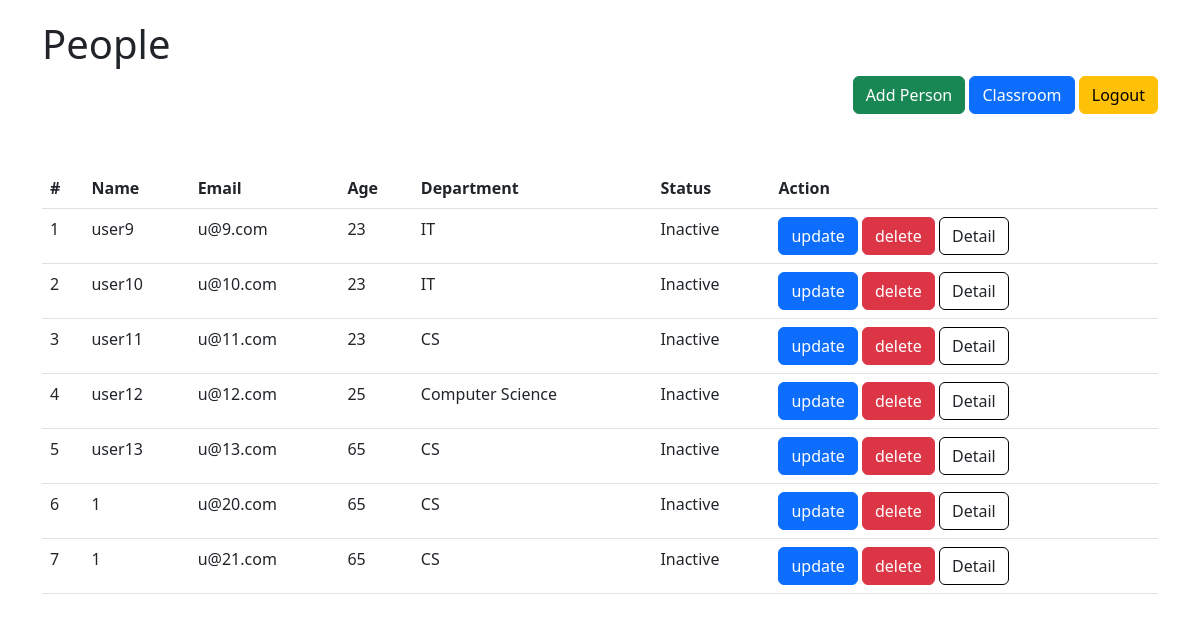
The app's page /home/ (signed in) with its own data.
### crud/models.py (models this page shows, shortened)
class Person(models.Model):
    name = models.CharField(max_length=50)
    email = models.EmailField(unique=True)
    age = models.PositiveIntegerField()
    department = models.CharField(max_length=50)
    is_active = models.BooleanField(default=False)

### crud/views.py (the view)
# urls.py: path("home/", home, name='home'),
@login_required
def home(request):
    if request.user.is_superuser:
        queryset = Person.objects.all()
    else:
        queryset = Person.objects.all()[:5]
    context = {"persons": queryset, "title": "Home"}
    return render(request, template_name="crud/person.html", context=context)

### templates/crud/person.html
{% extends "crud/base.html" %}
{% block content %}
    <div>
        <h1>People</h1>
        <div style="float: right">
            <a href="{% url 'create' %}" class="btn btn-success"
               >Add Person</a>
            <a href="{% url 'classroom' %}" class="btn btn-primary">Classroom</a>
            <a href="{% url 'logout' %}" class="btn btn-warning">Logout</a>
        </div>
    </div>
    <table class="table" style="margin-top: 100px">
        <thead>
        <tr>
            <th scope="col">#</th>
            <th scope="col">Name</th>
            <th scope="col">Email</th>
            <th scope="col">Age</th>
            <th scope="col">Department</th>
            <th scope="col">Status</th>
            <th scope="col">Action</th>
        </tr>
        </thead>
        <tbody>
        {% for person in persons %}
            <tr>
                <td>{{ forloop.counter }}</td>
                <td>{{ person.name }}</td>
                <td>{{ person.email }}</td>
                <td>{{ person.age }}</td>
                <td>{{ person.department }}</td>
                <td>
                    {% if person.is_active %}
                        Active
                    {% else %}
                        Inactive
                    {% endif %}
                </td>
                <td>
                    <a href="{% url 'update' person.id %}" class="btn btn-primary">update</a>
                    <a href="{% url 'delete' person.id %}" class="btn btn-danger">delete</a>
                    <a href="{% url 'person_detail' person.id %}" class="btn" style="border-color: black">Detail</a>
                </td>
            </tr>
        {% endfor %}
        </tbody>
    </table>
{% endblock %}

### records on screen
Person: name "user9", email "u@9.com", age "23", department "IT", is_active "Inactive"
Person: name "user10", email "u@10.com", age "23", department "IT", is_active "Inactive"
Person: name "user11", email "u@11.com", age "23", department "CS", is_active "Inactive"
Person: name "user12", email "u@12.com", age "25", department "Computer Science", is_active "Inactive"
Person: name "user13", email "u@13.com", age "65", department "CS", is_active "Inactive"
Person: name "1", email "u@20.com", age "65", department "CS", is_active "Inactive"
Person: name "1", email "u@21.com", age "65", department "CS", is_active "Inactive"
